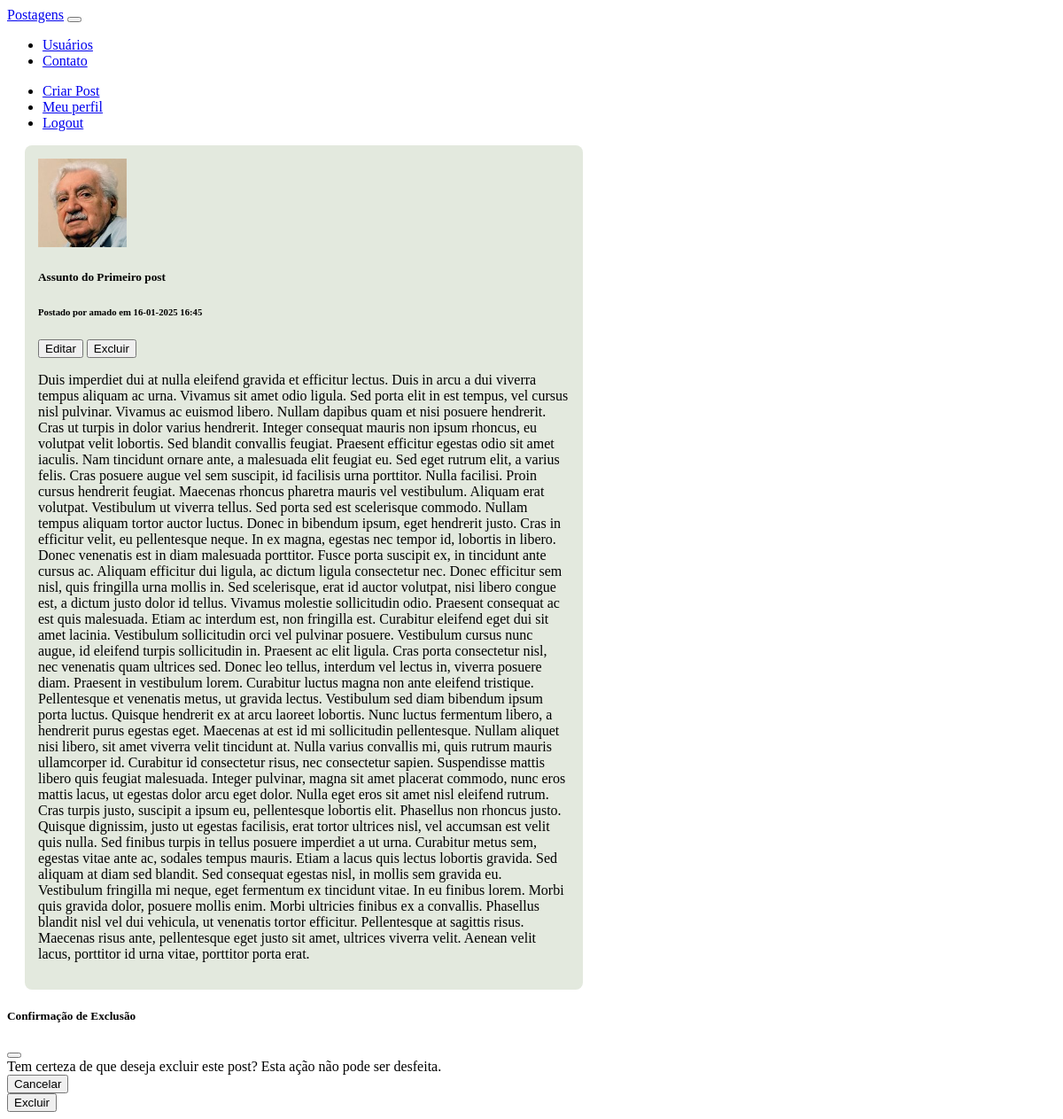
Page /postagens/1 (signed in) on the committed database.
### comunidade/models.py (models this page shows)
class Usuario(database.Model, UserMixin): # UserMixin serve para poder reutilizar
    id = database.Column(database.Integer, primary_key=True)
    username = database.Column(database.String, nullable=False, unique=True)
    email = database.Column(database.String, nullable=False, unique=True)
    senha = database.Column(database.String, nullable=False)
    foto_perfil = database.Column(database.String, default='default.jpg')
    posts = database.relationship('Post', backref='autor', lazy=True)
    cursos = database.Column(database.String, nullable=False, default='Não informado')

class Post(database.Model):
    id = database.Column(database.Integer, primary_key=True)
    titulo = database.Column(database.String, nullable=False)
    corpo = database.Column(database.Text, nullable=False)
    data_criacao = database.Column(database.DateTime, nullable=False, default=datetime.now())
    id_usuario = database.Column(database.Integer, database.ForeignKey('usuario.id'), nullable=False)

### comunidade/routes.py (the view, shortened to what this page needs)
@app.route('/postagens/<int:post_id>', methods=['GET', 'POST'])
@login_required
def exibir_post(post_id):
    post = Post.query.get_or_404(post_id)
    usuario = Usuario.query.get(post.id_usuario)
    foto_usuario = usuario.foto_perfil if usuario else 'default.jpg'
    form = PostForm(obj=post)
    return render_template('post.html', post=post, usuario=usuario, foto_usuario=foto_usuario, form=form)

### comunidade/models.py (called while the page is built)
@login_manager.user_loader # aceno ao login_manager que a função abaixo é a que carrega o usuário
def load_user(user_id):
    return Usuario.query.get(int(user_id))

### comunidade/templates/post.html (shortened to what this page needs)
{% extends 'base.html' %}
{% block body %}
<div class="container mt-5">
    <div class="card mt-3" style="max-width: 700px; background-color: #e3e9de; padding: 15px; border-radius: 8px;">
        <div class="d-flex align-items-start">
            <div class="me-3">
                <img src="{{ url_for('static', filename='fotos_perfil/' + foto_usuario) }}"
                     alt="Imagem do usuário" class="rounded" width="100" height="100">
            </div>
            <div class="w-100">
                <div class="card-body">
                    <h5 class="card-title">{{ post.titulo }}</h5>
                    <h6 class="card-subtitle mb-2 text-muted">
                        Postado por {{ usuario.username }} em {{ post.data_criacao.strftime('%d-%m-%Y %H:%M') }}
                    </h6>
                    {% if current_user.id == post.id_usuario %}
                    <div class="d-flex gap-2 mt-4">
                        <button class="btn btn-warning btn-sm" onclick="mostrarFormulario()">Editar</button>
                        <button class="btn btn-danger btn-sm" data-bs-toggle="modal" data-bs-target="#confirmModal">
                            Excluir
                        </button>
                    </div>
                    {% endif %}
                    <p class="card-text mt-3">{{ post.corpo }}</p>
                </div>
            </div>
        </div>
    </div>
</div>
<div class="modal fade" id="confirmModal" tabindex="-1" aria-labelledby="confirmModalLabel" aria-hidden="true">
    <div class="modal-dialog">
        <div class="modal-content">
            <div class="modal-header">
                <h5 class="modal-title" id="confirmModalLabel">Confirmação de Exclusão</h5>
                <button type="button" class="btn-close" data-bs-dismiss="modal" aria-label="Fechar"></button>
            </div>
            <div class="modal-body">
                Tem certeza de que deseja excluir este post? Esta ação não pode ser desfeita.
            </div>
            <div class="modal-footer">
                <button type="button" class="btn btn-secondary" data-bs-dismiss="modal">Cancelar</button>
                <form method="POST" action="{{ url_for('excluir_post', post_id=post.id) }}">
                    <button type="submit" class="btn btn-danger">Excluir</button>
                </form>
            </div>
        </div>
    </div>
</div>
{% endblock %}

### comunidade/static/css/perfil.css (style rules this page uses)
.card { width: 600px; margin-left: 20px; border: none; border-radius: 10px; background-color: #fff; padding: 20px; }

### rows in the picture
Usuario: foto_perfil (picture), username "amado"
Post: titulo "Assunto do Primeiro post", data_criacao "16-01-2025 16:45", corpo "Duis imperdiet dui at nulla eleifend gravida et efficitur lectus. Duis in arcu a dui viverra tempus aliquam ac urna. Vivamus sit amet odio ligula. Sed porta elit in est tempus, vel cursus nisl pulvinar. Vivamus ac euismod libero. Nullam dapibus quam et nisi posuere hendrerit. Cras ut turpis in dolor varius hendrerit. Integer consequat mauris non ipsum rhoncus, eu volutpat velit lobortis. Sed blandit convallis feugiat. Praesent efficitur egestas odio sit amet iaculis. Nam tincidunt ornare ante, a malesuada elit feugiat eu. Sed eget rutrum elit, a varius felis. Cras posuere augue vel sem suscipit, id facilisis urna porttitor. Nulla facilisi. Proin cursus hendrerit feugiat. Maecenas rhoncus…"
